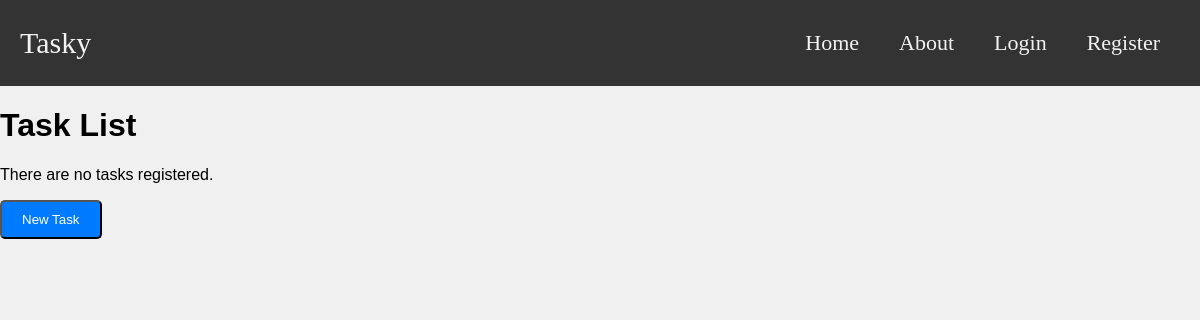
/tasks/, run on an earlier commit of the app's database.
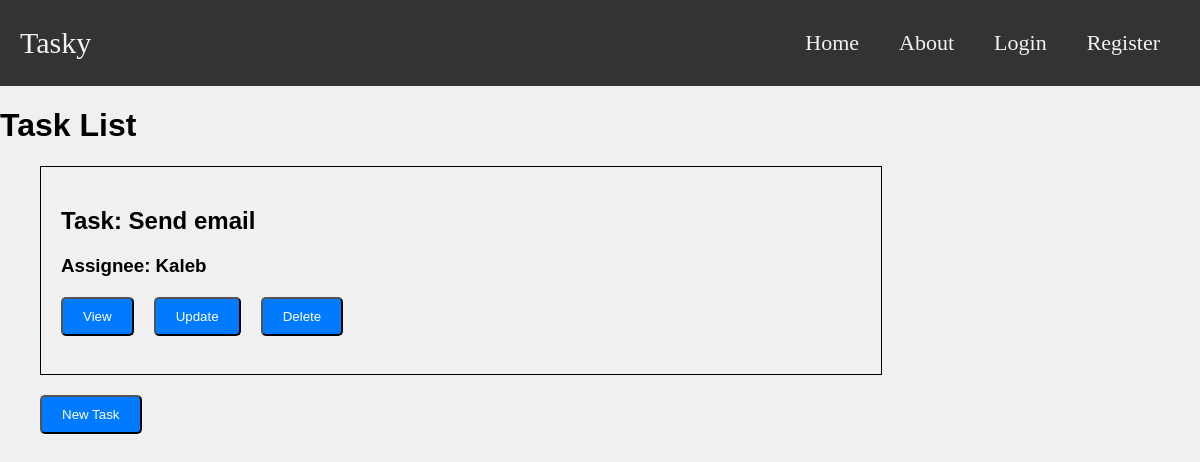
And on a later commit of the database.
### task_manager_app/models.py (models this page shows, shortened)
class Task(models.Model):
    title = models.CharField(max_length=200, blank=False)
    description = models.TextField(max_length=200, blank=False)
    due_date = models.DateField(blank=False)
    completion_stage = models.CharField(max_length=200, choices=[('Not Started', 'Not Started'),
                                                                 ('Working On', 'Working On'),
                                                                 ('Completed', 'Completed')], blank=True)
    email_sent = models.BooleanField(blank=True, default=False)
    '''
        One-to-Many Relationship
        Each Task has a ForeignKey relationship with TeamMember
        to represent the team member assigned to that task
    '''
    assignee = models.ForeignKey(TeamMember, on_delete=models.SET_NULL, null=True, related_name='tasks')
    def get_absolute_url(self):
        return reverse('task-detail', args=[str(self.id)])

class TeamMember(models.Model):
    name = models.CharField(max_length=200)
    team = models.ForeignKey(Team, on_delete=models.CASCADE, related_name='members')
    user = models.OneToOneField(User, null=True, on_delete=models.CASCADE)

### task_manager_app/views.py (the view)
# urls.py: path('tasks/', views.TaskListView.as_view(), name = 'task-list'),
class TaskListView(generic.ListView):
    model = Task

### task_manager_app/templates/task_manager_app/task_list.html (shortened to what this page needs)
{% extends "task_manager_app/base_template.html" %}
{% block content %}
    <h1>Task List</h1>
    {% if task_list %}
        <ul>
            {% for task in task_list %}
                <div class="container-left">
                    <h2> Task: {{ task.title }} </h2>
                    <h3> Assignee: {{ task.assignee.name }}
                    <div class="button-layout">
                        <a href="{{ task.get_absolute_url }}">
                            <button class="btn">View</button>
                        </a>
                        <a class="nav-link" aria-current="page" href="{% url 'task-update' task.id %}">
                            <button class="btn">Update</button>
                        </a>
                        <a class="nav-link" aria-current="page" href="{% url 'task-delete' task.id %}">
                            <button class="btn">Delete</button>
                        </a>
                    </div>
                </div>
            {% endfor %}
            <a href="{% url 'task-create' %}">
                <button class="btn">New Task</button>
            </a>
        </ul>
    {% else %}
        <p>There are no tasks registered.</p>
        <a href="{% url 'task-create' %}">
            <button class="btn">New Task</button>
        </a>
    {% endif %}
{% endblock %}

What changed in the data, as far as the page shows it:
added Task: title "Send email", assignee.name "Kaleb"
Also different on the page:
text no longer shown: "There are no tasks registered."
